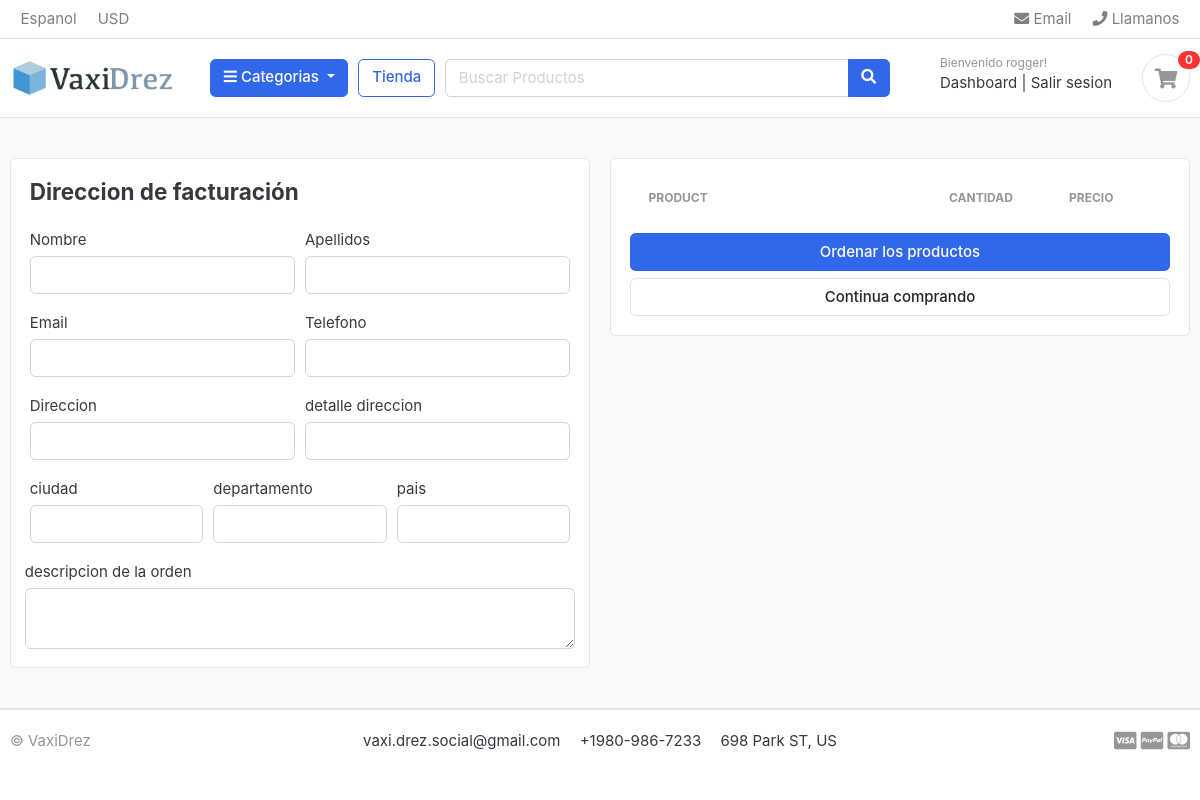
The page /cart/checkout/ (signed in) on the database as committed earlier.
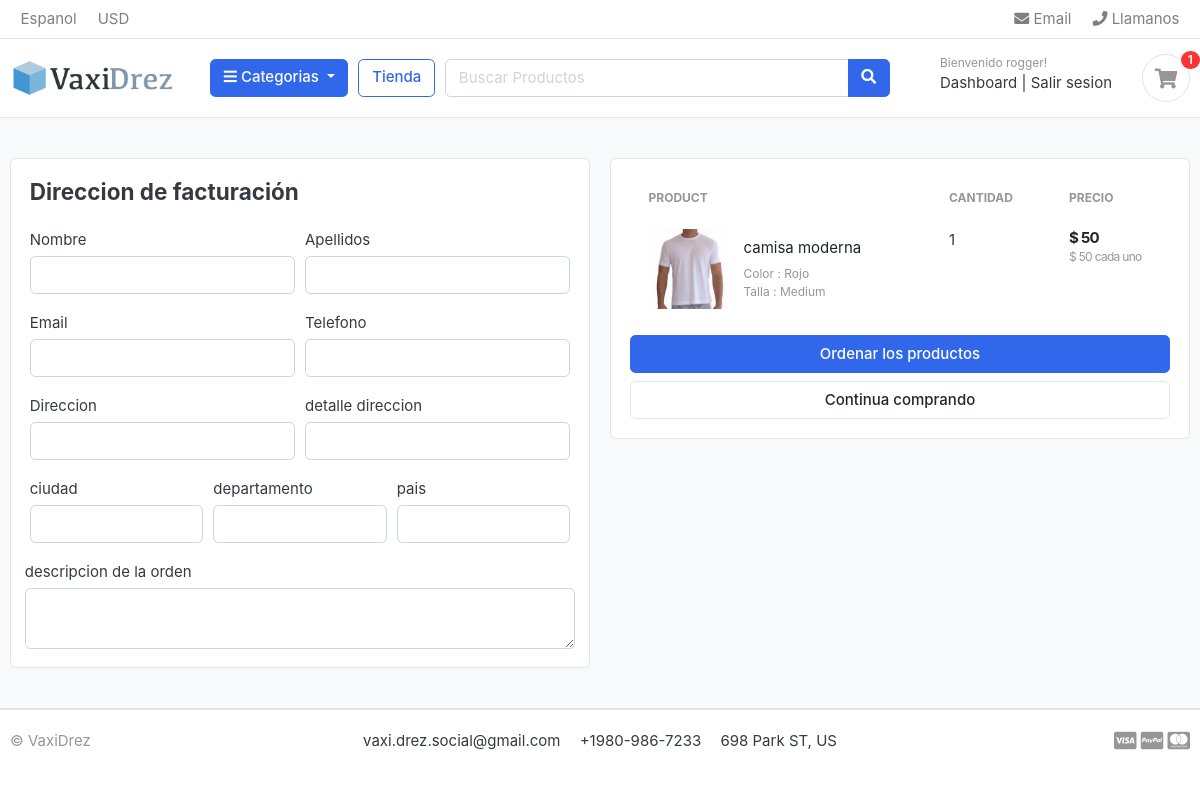
The same page on the database as committed later.
### carts/models.py (models this page shows, shortened)
class CartItem(models.Model):
    user = models.ForeignKey(Account, on_delete=models.CASCADE, null=True)
    product = models.ForeignKey(Product,on_delete=models.CASCADE)
    variations = models.ManyToManyField(Variation, blank=True)
    cart = models.ForeignKey(Cart, on_delete=models.CASCADE, null=True)
    quantity = models.IntegerField()
    is_active = models.BooleanField(default=True)
    def sub_total(self):
        return self.product.price * self.quantity

### store/models.py (models this page shows, shortened)
class Product(models.Model):
    product_name = models.CharField(max_length=200, unique=True)
    slug = models.CharField(max_length=200, unique=True)
    description = models.TextField(max_length=500, blank=True)
    price = models.IntegerField()
    images = models.ImageField(upload_to='photos/products')
    stock = models.IntegerField()
    Is_available= models.BooleanField(default=True)
    category = models.ForeignKey(Category, on_delete=models.CASCADE)
    create_date = models.DateTimeField(auto_now_add=True)
    modified_date = models.DateTimeField(auto_now=True)
    def get_url(self):
        return reverse('product_detail', args=[self.category.slug, self.slug])

class Variation(models.Model):
    product = models.ForeignKey(Product, on_delete=models.CASCADE)
    variation_category = models.CharField(max_length=100, choices=variation_category_choice)
    variation_value=models.CharField(max_length=100)
    is_active = models.BooleanField(default=True)
    created_date = models.DateTimeField(auto_now=True)
    objects = VariationManager()

### carts/views.py (the view)
# urls.py: path('checkout/', views.checkout, name='checkout'),
@login_required(login_url='login')
def checkout(request, total=0, quantity=0, cart_items=None):
    tax = 0
    grand_total = 0
    try:
        if request.user.is_authenticated:
            cart_items = CartItem.objects.filter(user=request.user, is_active=True)
        else:
            cart =Cart.objects.get(cart_id=_cart_id(request))
            cart_items = CartItem.objects.filter(cart=cart, is_active=True)
        for cart_item in cart_items:
            total+=(cart_item.product.price * cart_item.quantity)
            quantity+=  cart_item.quantity
        tax = (2*total)/100
        grand_total = total + tax
    except ObjectDoesNotExist:
        pass
    context = {
        'total': total,
        'quantity': quantity,
        'cart_items': cart_items,
        'tax' : tax,
        'grand_total': grand_total
    }
    return render(request,'store/checkout.html', context)

### carts/context_processors.py (called while the page is built)
def counter(request):
    cart_count = 0
    try:
        cart = Cart.objects.filter(cart_id=_cart_id(request))
        if request.user.is_authenticated:
            cart_items = CartItem.objects.all().filter(user=request.user)
        else:
            cart_items = CartItem.objects.all().filter(cart=cart[:1])
        for cart_item in cart_items:
            cart_count += cart_item.quantity
    except Cart.DoesNotExist:
        cart_count = 0
    return dict(cart_count=cart_count)

### carts/views.py (called while the page is built)
def _cart_id(request):
    cart = request.session.session_key
    if not cart:
        cart = request.session.create()
    return cart

### category/context_processors.py (called while the page is built)
def menu_links(request):
    links = Category.objects.all()
    return dict(links=links)

### category/models.py (called while the page is built)
    def get_url(self):
        return reverse('products_by_category',args=[self.slug])

### templates/store/checkout.html (shortened to what the changed rows need)
{% extends 'base.html' %}
{% load static %}
{% block content %}
<section class="section-content padding-y bg">
    <div class="container">
    <div class="row">
        <aside class="col-lg-6">
            <div class="card">
            <div class="card-body">
              <table class="table table-borderless table-shopping-cart">
              <thead class="text-muted">
              <tr class="small text-uppercase">
                <th scope="col">Product</th>
                <th scope="col" width="120">Cantidad</th>
                <th scope="col" width="120">Precio</th>
              </tr>
              </thead>
              <tbody>
                {% for cart_item in cart_items %}
              <tr>
                  <td>
                      <figure class="itemside align-items-center">
                          <div class="aside"><img src="{{ cart_item.product.images.url }}" class="img-sm"></div>
                          <figcaption class="info">
                              <a href="{{ cart_item.product.get_url }}" class="title text-dark">{{ cart_item.product.product_name}}</a>
                              <p class="text-muted small">
                                {% if cart_item.variations.all %}
                                  {% for item in cart_item.variations.all %}
                                    {{ item.variation_category | capfirst }} : {{ item.variation_value | capfirst }} <br>
                                  {% endfor %}
                                {% endif %}
                              </p>
                          </figcaption>
                      </figure>
                  </td>
                  <td>
                      <label for=""> {{ cart_item.quantity }} </label>
                  </td>
                  <td>
                      <div class="price-wrap">
                          <var class="price">$ {{cart_item.sub_total}}</var>
                          <small class="text-muted"> $ {{ cart_item.product.price }}  cada uno </small>
                      </div>
                  </td>
              </tr>
              {% endfor %}
              </tbody>
              </table>
            </div>
            </div>
    </aside>
    </div>
    </div>
    </section>
{% endblock %}

### templates/includes/navbar.html (shortened to what this page needs)
{% load static%}
<header class="section-header">
<nav class="navbar p-md-0 navbar-expand-sm navbar-light border-bottom">
<div class="container">
  <div class="collapse navbar-collapse" id="navbarTop4">
    <ul class="navbar-nav mr-auto">
     <li class="nav-item dropdown">
     <a href="#" class="nav-link">   Espanol </a>
   </li>
   <li class="nav-item dropdown">
     <a href="#" class="nav-link"> USD </a>
   </li>
    </ul>
    <ul class="navbar-nav">
   <li><a href="#" class="nav-link"> <i class="fa fa-envelope"></i> Email </a></li>
   <li><a href="#" class="nav-link"> <i class="fa fa-phone"></i> Llamanos</a></li>
 </ul>
  </div>
</div>
</nav>
<section class="header-main border-bottom">
 <div class="container">
<div class="row align-items-center">
 <div class="col-lg-2 col-md-3 col-6">
   <a href="{% url 'home' %}" class="brand-wrap">
     <img class="logo" src="{% static './images/logo01.png' %}">
   </a>
 </div>
 <div class="col-lg col-sm col-md col-6 flex-grow-0">
   <div class="category-wrap dropdown d-inline-block float-right">
     <button type="button" class="btn btn-primary dropdown-toggle" data-toggle="dropdown">
       <i class="fa fa-bars"></i> Categorias
     </button>
   </div>
 </div>
 <a href="{% url 'store' %}" class="btn btn-outline-primary">Tienda</a>
 <div class="col-lg  col-md-6 col-sm-12 col">
   <form action="{% url 'search' %}" class="search">
     <div class="input-group w-100">
         <input type="text" class="form-control" style="width:60%;" placeholder="Buscar Productos" name="keyword">
         <div class="input-group-append">
           <button class="btn btn-primary" type="submit">
             <i class="fa fa-search"></i>
           </button>
         </div>
       </div>
   </form>
 </div>
 <div class="col-lg-3 col-sm-6 col-8 order-2 order-lg-3">
       <div class="d-flex justify-content-end mb-3 mb-lg-0">
         {% if user.id is None %}
           <div class="widget-header">
             <small class="title text-muted">Bienvenido visitante!</small>
             <div>
               <a href="{% url 'login' %}">Login</a> <span class="dark-transp"> | </span>
               <a href="{% url 'register' %}"> Registrar</a>
             </div>
           </div>
         {% else %}
           <div class="widget-header">
             <small class="title text-muted">Bienvenido {{user.first_name}}!</small>
             <div>
               <a href="{% url 'dashboard' %}">Dashboard</a> <span class="dark-transp"> | </span>
               <a href="{% url 'logout' %}"> Salir sesion</a>
             </div>
           </div>
         {% endif %}
         <a href="{% url 'carts'%}" class="widget-header pl-3 ml-3">
           <div class="icon icon-sm rounded-circle border"><i class="fa fa-shopping-cart"></i></div>
           <span class="badge badge-pill badge-danger notify">{{ cart_count }}</span>
         </a>
       </div>
     </div>
</div>
 </div>
</section>
</header>

Rows that differ between the two databases and show on the page:
added CartItem: product.images (picture), product.product_name "camisa moderna", quantity "1", sub_total "50", product.price "50"
added Variation: variation_category "Color", variation_value "Rojo"
added Variation: variation_category "Talla", variation_value "Medium"
Other text that changed with them:
{{ cart_count }}: "0" → "1"
